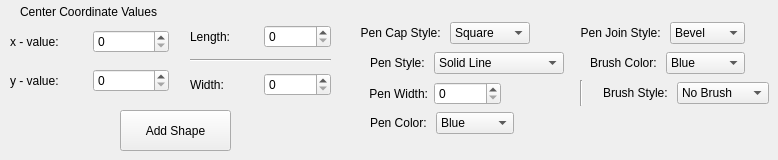
      <widget class="QWidget" name="tab_Rectangle">
       <attribute name="title">
        <string>Rectangle</string>
       </attribute>
       <widget class="QWidget" name="layoutWidget_16">
        <property name="geometry">
         <rect>
          <x>10</x>
          <y>20</y>
          <width>159</width>
          <height>82</height>
         </rect>
        </property>
        <layout class="QVBoxLayout" name="verticalLayout_18">
         <item>
          <layout class="QHBoxLayout" name="horizontalLayout_48">
           <item>
            <widget class="QLabel" name="label_61">
             <property name="text">
              <string>x - value:</string>
             </property>
            </widget>
           </item>
           <item>
            <widget class="QSpinBox" name="spinBox">
             <property name="maximum">
              <number>1000</number>
             </property>
            </widget>
           </item>
          </layout>
         </item>
         <item>
          <layout class="QHBoxLayout" name="horizontalLayout_49">
           <item>
            <widget class="QLabel" name="label_62">
             <property name="text">
              <string>y - value:</string>
             </property>
            </widget>
           </item>
           <item>
            <widget class="QSpinBox" name="spinBox_2">
             <property name="maximum">
              <number>1000</number>
             </property>
            </widget>
           </item>
          </layout>
         </item>
        </layout>
       </widget>
       <widget class="QWidget" name="layoutWidget">
        <property name="geometry">
         <rect>
          <x>190</x>
          <y>20</y>
          <width>141</width>
          <height>81</height>
         </rect>
        </property>
        <layout class="QVBoxLayout" name="verticalLayout_19">
         <item>
          <layout class="QHBoxLayout" name="horizontalLayout_51">
           <item>
            <widget class="QLabel" name="label_63">
             <property name="text">
              <string>Length: </string>
             </property>
            </widget>
           </item>
           <item>
            <widget class="QSpinBox" name="spinBox_3">
             <property name="maximum">
              <number>1000</number>
             </property>
            </widget>
           </item>
          </layout>
         </item>
         <item>
          <widget class="Line" name="line_19">
           <property name="orientation">
            <enum>Qt::Horizontal</enum>
           </property>
          </widget>
         </item>
         <item>
          <layout class="QHBoxLayout" name="horizontalLayout_50">
           <item>
            <widget class="QLabel" name="label_64">
             <property name="text">
              <string>Width: </string>
             </property>
            </widget>
           </item>
           <item>
            <widget class="QSpinBox" name="spinBox_4">
             <property name="maximum">
              <number>1000</number>
             </property>
            </widget>
           </item>
          </layout>
         </item>
        </layout>
       </widget>
       <widget class="QPushButton" name="pushButton_3">
        <property name="geometry">
         <rect>
          <x>120</x>
          <y>110</y>
          <width>111</width>
          <height>41</height>
         </rect>
        </property>
        <property name="text">
         <string>Add Shape</string>
        </property>
       </widget>
       <widget class="QLabel" name="label_60">
        <property name="geometry">
         <rect>
          <x>20</x>
          <y>0</y>
          <width>157</width>
          <height>23</height>
         </rect>
        </property>
        <property name="text">
         <string>Center Coordinate Values</string>
        </property>
       </widget>
       <widget class="QWidget" name="layoutWidget_11">
        <property name="geometry">
         <rect>
          <x>360</x>
          <y>20</y>
          <width>170</width>
          <height>26</height>
         </rect>
        </property>
        <layout class="QHBoxLayout" name="horizontalLayout_80">
         <item>
          <widget class="QLabel" name="label_96">
           <property name="text">
            <string>Pen Cap Style: </string>
           </property>
           <property name="alignment">
            <set>Qt::AlignRight|Qt::AlignTrailing|Qt::AlignVCenter</set>
           </property>
          </widget>
         </item>
         <item>
          <widget class="QComboBox" name="comboBox_setPenCapStyle_4">
           <item>
            <property name="text">
             <string>Square</string>
            </property>
           </item>
           <item>
            <property name="text">
             <string>Flat</string>
            </property>
           </item>
           <item>
            <property name="text">
             <string>Round</string>
            </property>
           </item>
          </widget>
         </item>
        </layout>
       </widget>
       <widget class="QWidget" name="layoutWidget_12">
        <property name="geometry">
         <rect>
          <x>360</x>
          <y>50</y>
          <width>204</width>
          <height>26</height>
         </rect>
        </property>
        <layout class="QHBoxLayout" name="horizontalLayout_81">
         <item>
          <widget class="QLabel" name="label_97">
           <property name="text">
            <string>Pen Style: </string>
           </property>
           <property name="alignment">
            <set>Qt::AlignRight|Qt::AlignTrailing|Qt::AlignVCenter</set>
           </property>
          </widget>
         </item>
         <item>
          <widget class="QComboBox" name="comboBox_setPenStyle_3">
           <item>
            <property name="text">
             <string>Solid Line</string>
            </property>
           </item>
           <item>
            <property name="text">
             <string>Dash Line</string>
            </property>
           </item>
           <item>
            <property name="text">
             <string>Dot Line</string>
            </property>
           </item>
           <item>
            <property name="text">
             <string>Dash Dot Line</string>
            </property>
           </item>
           <item>
            <property name="text">
             <string>Dash Dot Dot Line</string>
            </property>
           </item>
           <item>
            <property name="text">
             <string>No Pen</string>
            </property>
           </item>
          </widget>
         </item>
        </layout>
       </widget>
       <widget class="QWidget" name="layoutWidget_13">
        <property name="geometry">
         <rect>
          <x>360</x>
          <y>80</y>
          <width>141</width>
          <height>27</height>
         </rect>
        </property>
        <layout class="QHBoxLayout" name="horizontalLayout_82">
         <item>
          <widget class="QLabel" name="label_98">
           <property name="text">
            <string>Pen Width:</string>
           </property>
           <property name="alignment">
            <set>Qt::AlignRight|Qt::AlignTrailing|Qt::AlignVCenter</set>
           </property>
          </widget>
         </item>
         <item>
          <widget class="QSpinBox" name="spinBox_setPenWidth_3">
           <property name="minimum">
            <number>0</number>
           </property>
           <property name="maximum">
            <number>20</number>
           </property>
          </widget>
         </item>
        </layout>
       </widget>
       <widget class="QWidget" name="layoutWidget_14">
        <property name="geometry">
         <rect>
          <x>360</x>
          <y>110</y>
          <width>154</width>
          <height>26</height>
         </rect>
        </property>
        <layout class="QHBoxLayout" name="horizontalLayout_83">
         <item>
          <widget class="QLabel" name="label_99">
           <property name="text">
            <string>Pen Color: </string>
           </property>
           <property name="alignment">
            <set>Qt::AlignRight|Qt::AlignTrailing|Qt::AlignVCenter</set>
           </property>
          </widget>
         </item>
         <item>
          <widget class="QComboBox" name="comboBox_setPenColor_3">
           <item>
            <property name="text">
             <string>Blue</string>
            </property>
           </item>
           <item>
            <property name="text">
             <string>Red</string>
            </property>
           </item>
           <item>
            <property name="text">
             <string>Green</string>
            </property>
           </item>
           <item>
            <property name="text">
             <string>Yellow</string>
            </property>
           </item>
           <item>
            <property name="text">
             <string>Black</string>
            </property>
           </item>
           <item>
            <property name="text">
             <string>White</string>
            </property>
           </item>
           <item>
            <property name="text">
             <string>Cyan</string>
            </property>
           </item>
           <item>
            <property name="text">
             <string>Magenta</string>
            </property>
           </item>
           <item>
            <property name="text">
             <string>Gray</string>
            </property>
           </item>
          </widget>
         </item>
        </layout>
       </widget>
       <widget class="QWidget" name="layoutWidget_19">
        <property name="geometry">
         <rect>
          <x>580</x>
          <y>20</y>
          <width>165</width>
          <height>26</height>
         </rect>
        </property>
        <layout class="QHBoxLayout" name="horizontalLayout_84">
         <item>
          <widget class="QLabel" name="label_100">
           <property name="text">
            <string>Pen Join Style: </string>
           </property>
           <property name="alignment">
            <set>Qt::AlignRight|Qt::AlignTrailing|Qt::AlignVCenter</set>
           </property>
          </widget>
         </item>
         <item>
          <widget class="QComboBox" name="comboBox_setPenJoinStyle_3">
           <item>
            <property name="text">
             <string>Bevel</string>
            </property>
           </item>
           <item>
            <property name="text">
             <string>Miter</string>
            </property>
           </item>
           <item>
            <property name="text">
             <string>Round</string>
            </property>
           </item>
          </widget>
         </item>
        </layout>
       </widget>
       <widget class="QWidget" name="layoutWidget_20">
        <property name="geometry">
         <rect>
          <x>580</x>
          <y>50</y>
          <width>165</width>
          <height>26</height>
         </rect>
        </property>
        <layout class="QHBoxLayout" name="horizontalLayout_85">
         <item>
          <widget class="QLabel" name="label_101">
           <property name="text">
            <string>Brush Color: </string>
           </property>
           <property name="alignment">
            <set>Qt::AlignRight|Qt::AlignTrailing|Qt::AlignVCenter</set>
           </property>
          </widget>
         </item>
         <item>
          <widget class="QComboBox" name="comboBox_setBrushColor_3">
           <item>
            <property name="text">
             <string>Blue</string>
            </property>
           </item>
           <item>
            <property name="text">
             <string>Red</string>
            </property>
           </item>
           <item>
            <property name="text">
             <string>Green</string>
            </property>
           </item>
           <item>
            <property name="text">
             <string>Yellow</string>
            </property>
           </item>
           <item>
            <property name="text">
             <string>Black</string>
            </property>
           </item>
           <item>
            <property name="text">
             <string>White</string>
            </property>
           </item>
           <item>
            <property name="text">
             <string>Cyan</string>
            </property>
           </item>
           <item>
            <property name="text">
             <string>Magenta</string>
            </property>
           </item>
           <item>
            <property name="text">
             <string>Gray</string>
            </property>
           </item>
          </widget>
         </item>
        </layout>
       </widget>
       <widget class="QWidget" name="layoutWidget_21">
        <property name="geometry">
         <rect>
          <x>580</x>
          <y>80</y>
          <width>189</width>
          <height>26</height>
         </rect>
        </property>
        <layout class="QHBoxLayout" name="horizontalLayout_86">
         <item>
          <widget class="Line" name="line_22">
           <property name="orientation">
            <enum>Qt::Vertical</enum>
           </property>
          </widget>
         </item>
         <item>
          <widget class="QLabel" name="label_102">
           <property name="text">
            <string>Brush Style: </string>
           </property>
           <property name="alignment">
            <set>Qt::AlignRight|Qt::AlignTrailing|Qt::AlignVCenter</set>
           </property>
          </widget>
         </item>
         <item>
          <widget class="QComboBox" name="comboBox_setBrushStyle_3">
           <item>
            <property name="text">
             <string>No Brush</string>
            </property>
           </item>
           <item>
            <property name="text">
             <string>Solid Brush</string>
            </property>
           </item>
           <item>
            <property name="text">
             <string>Hor Pattern</string>
            </property>
           </item>
           <item>
            <property name="text">
             <string>Ver Pattern</string>
            </property>
           </item>
          </widget>
         </item>
        </layout>
       </widget>
      </widget>
